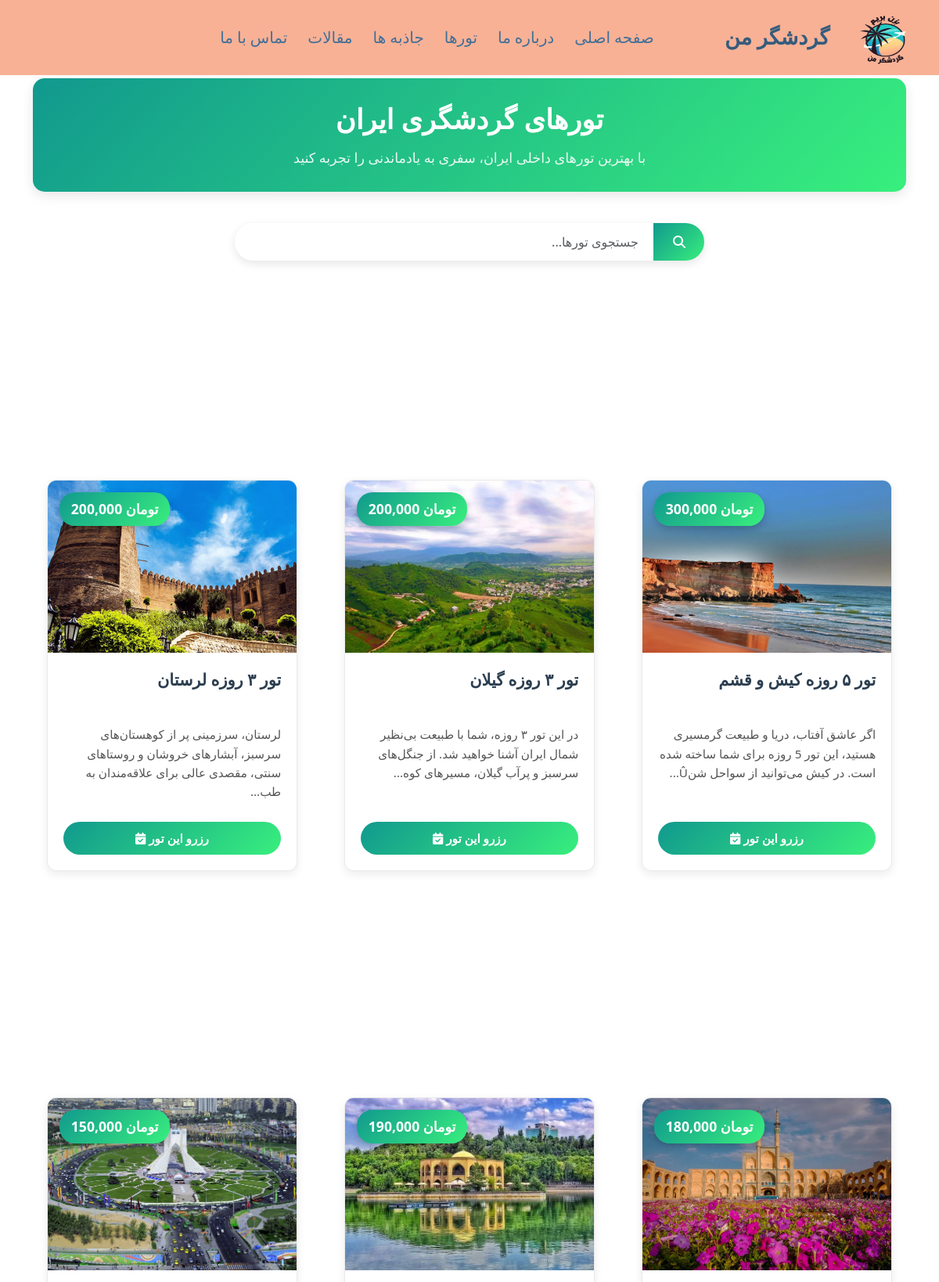
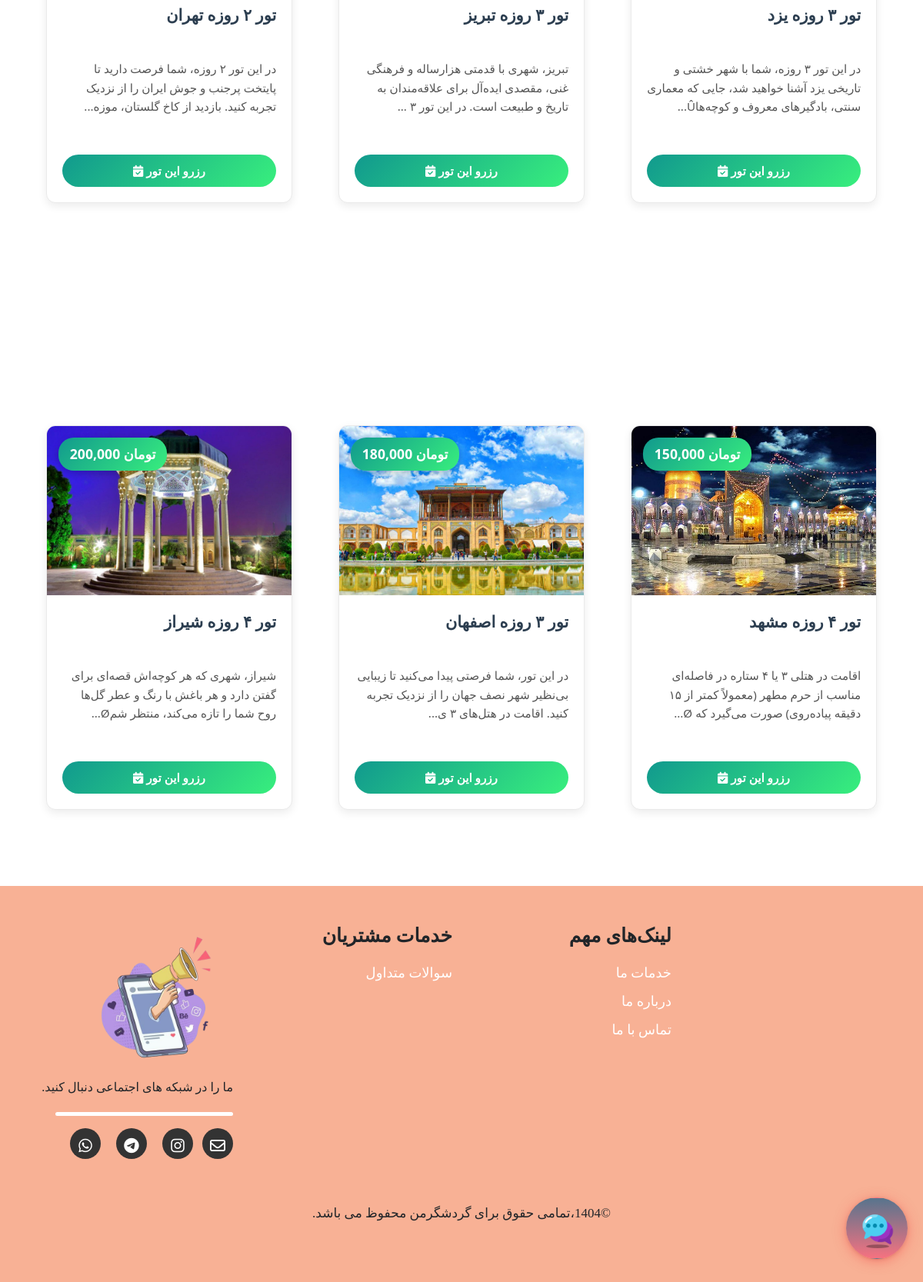
The app's page /pages/tours.php with its own data (2 pictures, top to bottom).
### tables this page shows
CREATE TABLE `tours` (
  `t_id` int(11) NOT NULL,
  `title` varchar(100) NOT NULL,
  `description` text NOT NULL,
  `image_path` varchar(255) DEFAULT NULL,
  `price` varchar(100) NOT NULL,
  `updated_at` datetime DEFAULT NULL
);

### pages/tours.php (the view, shortened to what this page needs)
<!DOCTYPE html>
<html lang="en">
<head>
    <link rel="stylesheet" href="../css/bootstrap.min.css">
    <link rel="stylesheet" href="../css/bootstrap.rtl.min.css">
    <link rel="stylesheet" href="https://cdnjs.cloudflare.com/ajax/libs/font-awesome/6.5.0/css/all.min.css">
    <link rel="stylesheet" href="../css/style.css">
</head>
</head>
<body class="rtl" >
  <nav class="navbar navbar-expand-lg fixed-top">
      <div class="container-fluid">
        <a  class="navbar-brand">
          <img src="../images/icon33.png" alt="گردشگر من" width="80" height="70">
        </a>
        <a class="navbar-brand" >  گردشگر من </a>
        <div class="collapse navbar-collapse" id="navbarSupportedContent">
          <ul class="navbar-nav me-auto mb-2 mb-lg-0">
            <li class="nav-item ">
              <a class="nav-link "  href="../index.php">صفحه اصلی</a>
            </li>
            <li class="nav-item">
              <a class="nav-link" href="../pages/about-us.html">درباره ما</a>
            </li>
            <li class="nav-item ">
              <a class="nav-link "  href="../pages/tours.php">تورها </a>
            </li>
            <li class="nav-item">
              <a class="nav-link" href="../pages/jazebe.php">  جاذبه ها</a>
            </li>
            <li class="nav-item">
              <a class="nav-link" href="../pages/article.html"> مقالات </a>
            </li>
            <li class="nav-item">
              <a class="nav-link" href="../pages/contact.html"> تماس با ما</a>
            </li>
          </ul>
        </div>
      </div>
    </nav>
    <div class="container tours-container">
        <div class="page-header">
            <h1>تورهای گردشگری ایران</h1>
            <p>با بهترین تورهای داخلی ایران، سفری به یادماندنی را تجربه کنید</p>
        </div>
        <div class="search-box">
            <div class="input-group">
                <input type="text" class="form-control" id="search-input" placeholder="...جستجوی تورها">
                <button class="btn btn-primary" id="search-btn">
                    <i class="fas fa-search"></i>
                </button>
            </div>
        </div>
        <div class="row" id="tours-list">
            <?php
            $servername = "localhost";
            $username = "root";
            $password = "";
            $dbname = "my_tourist_db";
            $conn = new mysqli($servername, $username, $password, $dbname);
            $conn->set_charset("utf8");
            $sql = "SELECT * FROM tours ORDER BY `t_id` DESC";
            $result = $conn->query($sql);
            if ($result && $result->num_rows > 0) {
                while($row = $result->fetch_assoc()) {
                    $title = isset($row['title']) ? htmlspecialchars($row['title']) : 'بدون عنوان';
                    $description = isset($row['description']) ? htmlspecialchars($row['description']) : '';
                    $price = isset($row['price']) ? number_format($row['price']) : '0';
                    $image_path = isset($row['image_path']) ? $row['image_path'] : '';
                    $id = isset($row['t_id']) ? $row['t_id'] : 0;
                    $short_desc = strlen($description) > 200 ?
                        substr($description, 0, 200) . "..." :
                        $description;
                    echo '
                    <div class="col-lg-4 col-md-6 mb-4 tour-item">
                        <div class="card tour-card">
                            <div class="tour-img-container">';
                    if (!empty($image_path) && file_exists("../" . $image_path)) {
                        echo '<img src="../' . $image_path . '" class="tour-img" alt="' . $title . '" onerror="this.onerror=null; this.src=\'../images/default-tour.jpg\';">';
                    } else {
                        echo '<div class="no-image">
                                <i class="fas fa-suitcase-rolling"></i>
                                <span>بدون تصویر</span>
                              </div>';
                    }
                    echo '<div class="price-badge">' . $price . ' تومان</div>';
                    echo '
                            </div>
                            <div class="tour-body">
                                <h3 class="tour-title" title="' . $title . '">' . $title . '</h3>
                                <div class="tour-description truncate" title="' . $description . '">' . $short_desc . '</div>
                                <a href="reserve-tour.php?id=' . $id . '" class="reserve-btn">
                                    <i class="fas fa-calendar-check"></i> رزرو این تور
                                </a>';
                    echo '
                            </div>
                        </div>
                    </div>';
                }
            }
            ?>
        </div>
    </div>
 <div id="chat-circle" class="btn btn-raised">
  <img class="chat-circle_robot" src="../images/chat.png" >
</div>
<footer>
  <div class="container">
    <div class="row">
      <div class="col-md-3">
        <ul class="list-inline">
          <img src="../images/socialmedia.png" height="200px" width="200px">
          <p class="follow-us"> .ما را در شبکه های اجتماعی دنبال کنید</p>
          <hr class="follow-us-line">
          <li class="list-inline-item"><a  class="social-icon"><i class="fab  fa-whatsapp fa-lg"></i></a></li>
          <li class="list-inline-item"><a  class="social-icon"><i class="fab  fa-telegram fa-lg"></i></a></li>
          <li class="list-inline-item"><a  class="social-icon"><i class="fab fa-instagram fa-lg"></i></a></li>
          <li class="list-inline-item"><a  class="social-icon email-icon"><i class="far fa-envelope fa-lg"></i></a></li>
        </ul>
      </div>
      <div class="col-md-3 mb-3 ">
        <h5>  خدمات مشتریان</h5>
        <ul class="list-unstyled">
        <li><a href="../pages/FAQ.html"> سوالات متداول</a></li>
      </ul>
      </div>
      <div class="col-md-3 mb-3 ">
        <h5 >لینک‌های مهم</h5>
        <ul class="list-unstyled">
          <li><a href="../index.html#services-section">خدمات ما </a></li>
          <li><a href="../pages/about-us.html"> درباره ما </a></li>
          <li><a href="../pages/contact.html"> تماس با ما </a></li>
        </ul>
      </div>
    </div>
    <div class="row mt-5">
      <div class="col-md-12 text-center">
        <p ><span dir="auto">&copy;1404،تمامی حقوق برای گردشگرمن محفوظ می باشد. </p></span>
      </div>
    </div>
  </div>
</footer>
</body>
</html>

### css/style.css (style rules this page uses)
body { overflow-x: hidden; }
.navbar { display: inline-block; direction: rtl; text-align: right; background-color: #f8b195; }
.navbar-nav .nav-item { padding: 5px ; font-family: "W_aban"; font-size: 20px; }
.navbar-nav .nav-link { color: #406f99; }
.navbar-brand { font-family: "B Morvarid"; font-size: 27px; color: #355C7D ; font-weight: bold; animation: blink 3s infinite; }
footer { font-family: "b nazanin"; background-color: #f8b195; padding: 50px 0; text-align: right; }
footer h5 { font-size: 25px; font-weight: bold; margin-bottom: 20px; }
footer p { font-size: 17px; }
footer ul { list-style: none; padding: 0; margin: 0; }
footer ul li { margin-bottom: 10px; }
footer ul li a { color: #fff; text-decoration: none; }
.social-icon { display: inline-block; width: 40px; height: 40px; line-height: 45px; text-align: center; border-radius: 50%; color: #fff; background-color: #333333; transition: all 0.3s ease; }
.list-unstyled a { font-size: 18px; }
.follow-us { font-size: 16px; line-height: 24px; margin-bottom: 20px; position: relative; }
.follow-us-line { margin-left: 30px; opacity: 1; color: white; border-width: 5px; border-radius: 20px; }
.card { background: #fff; color: #333; margin: 15rem auto; width: 90%; max-width: 50rem; min-height: 30rem; border-radius: 2rem; }
.chat-circle_robot { display: block; align-items: center; }
#chat-circle, .chat-box-welcome__header, .chat-box-header, .chat-msg.bot>.msg-avatar { background-image: linear-gradient( #57748d, #f67280); }
#chat-circle { position: fixed; bottom: 30px; right: 20px; width: 80px; height: 80px; border-radius: 50%; color: white; padding: 15px; cursor: pointer; box-shadow: 0px 3px 16px 0px rgba(246, 72, 72, 0.5), 0 3px 1px -2px rgba(246, 72, 72, 0.2), 0 1px 5px 0 rgba(0, 0, 0, 0.12); }
.chat-circle_robot { height: 50px; }
.page-header { text-align: center; margin-bottom: 40px; padding: 30px 20px; background: linear-gradient(135deg, #4b6cb7 0%, #182848 100%); border-radius: 15px; color: white; box-shadow: 0 5px 15px rgba(0,0,0,0.1); }
.page-header h1 { font-size: 2.2rem; margin-bottom: 15px; font-weight: bold; }
.page-header p { font-size: 1.1rem; opacity: 0.9; max-width: 700px; margin: 0 auto; line-height: 1.6; }
.search-box { max-width: 600px; margin: 30px auto 40px; }
.search-box .input-group { box-shadow: 0 4px 12px rgba(0,0,0,0.1); border-radius: 30px; overflow: hidden; }
.search-box .form-control { text-align: right; border: none; padding: 12px 20px; font-size: 1rem; }
.search-box .btn { padding: 12px 25px; background: linear-gradient(135deg, #4b6cb7 0%, #182848 100%); border: none; border-radius: 0 30px 30px 0; }
.row { margin-bottom: 10px; }

### records on screen
tours: image_path (picture), price "200,000", title "تور ۳ روزه لرستان", description "لرستان، سرزمینی پر از کوهستان‌های سرسبز، آبشارهای خروشان و روستاهای سنتی، مقصدی عالی برای علاقه‌مندان به طب..."
tours: image_path (picture), price "200,000", title "تور ۳ روزه گیلان", description "در این تور ۳ روزه، شما با طبیعت بی‌نظیر شمال ایران آشنا خواهید شد. از جنگل‌های سرسبز و پرآب گیلان، مسیرهای کوه..."
tours: image_path (picture), price "300,000", title "تور ۵ روزه کیش و قشم", description "اگر عاشق آفتاب، دریا و طبیعت گرمسیری هستید، این تور 5 روزه برای شما ساخته شده است. در کیش می‌توانید از سواحل شنÛ..."
tours: image_path (picture), price "150,000", title "تور ۲ روزه تهران", description "در این تور ۲ روزه، شما فرصت دارید تا پایتخت پرجنب و جوش ایران را از نزدیک تجربه کنید. بازدید از کاخ گلستان، موزه..."
tours: image_path (picture), price "190,000", title "تور ۳ روزه تبریز", description "تبریز، شهری با قدمتی هزارساله و فرهنگی غنی، مقصدی ایده‌آل برای علاقه‌مندان به تاریخ و طبیعت است. در این تور ۳ ..."
tours: image_path (picture), price "180,000", title "تور ۳ روزه یزد", description "در این تور ۳ روزه، شما با شهر خشتی و تاریخی یزد آشنا خواهید شد، جایی که معماری سنتی، بادگیرهای معروف و کوچه‌هاÛ..."
tours: image_path (picture), price "200,000", title "تور ۴ روزه شیراز", description "شیراز، شهری که هر کوچه‌اش قصه‌ای برای گفتن دارد و هر باغش با رنگ و عطر گل‌ها روح شما را تازه می‌کند، منتظر شمØ..."
tours: image_path (picture), price "180,000", title "تور ۳ روزه اصفهان", description "در این تور، شما فرصتی پیدا می‌کنید تا زیبایی بی‌نظیر شهر نصف جهان را از نزدیک تجربه کنید. اقامت در هتل‌های ۳ ی..."
tours: image_path (picture), price "150,000", title "تور ۴ روزه مشهد", description "اقامت در هتلی ۳ یا ۴ ستاره در فاصله‌ای مناسب از حرم مطهر (معمولاً کمتر از ۱۵ دقیقه پیاده‌روی) صورت می‌گیرد که Ø..."
